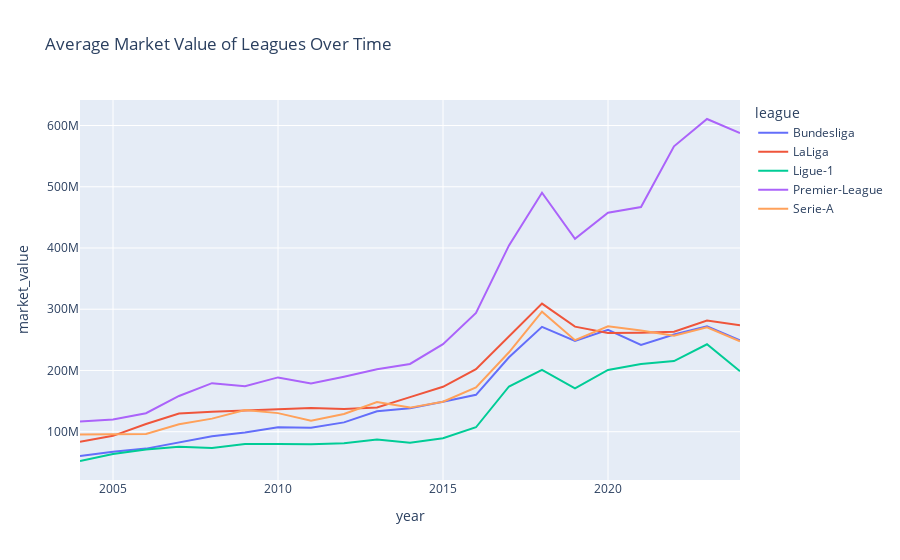
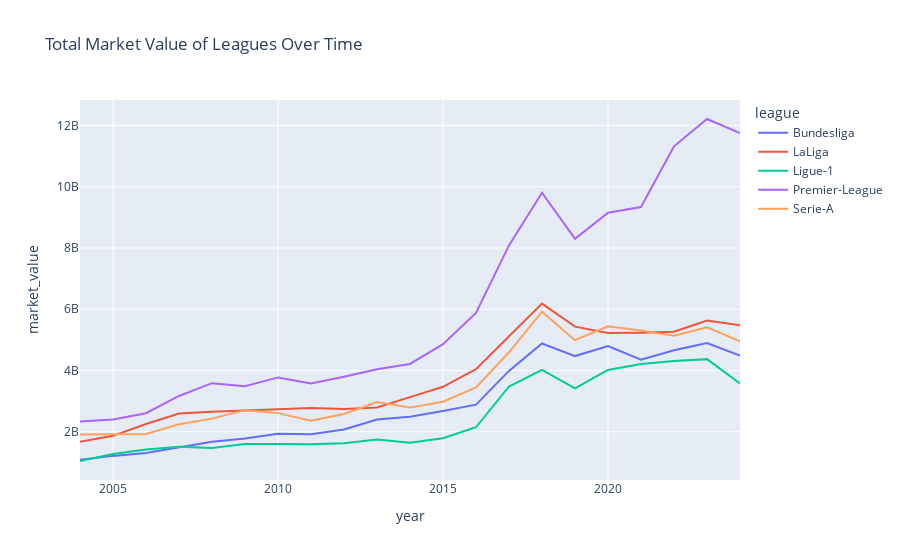
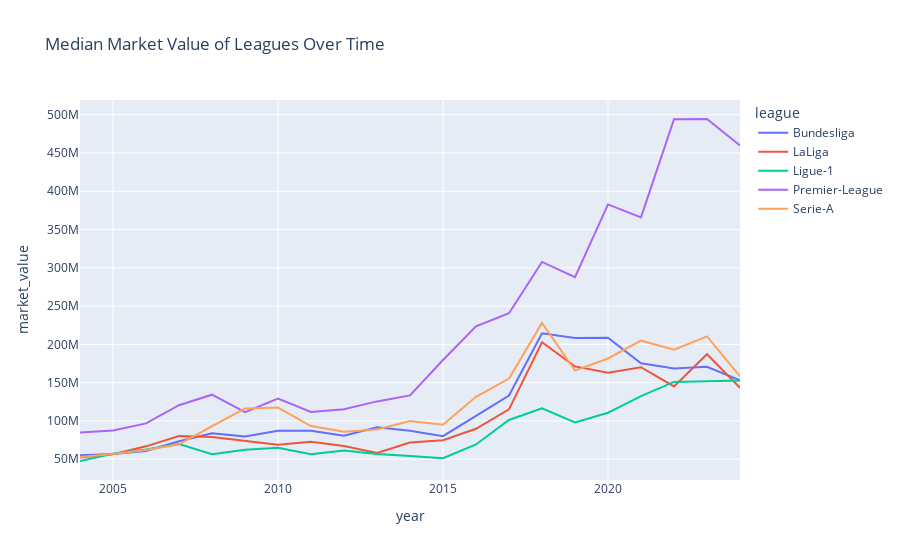

Notebook cell for these charts, in order:
### Code cell
show_financial_chart_leagues()

### Figure 1 — Plotly figure (JSON) as saved in the notebook; plotly's stock layout.template omitted (floating-point values rounded to 4 significant figures)
{"data": [{"hovertemplate": "league=Bundesliga<br>year=%{x}<br>market_value=%{y}<extra></extra>", "legendgroup": "Bundesliga", "line": {"color": "#636efa", "dash": "solid"}, "marker": {"symbol": "circle"}, "mode": "lines", "name": "Bundesliga", "orientation": "v", "showlegend": true, "type": "scatter", "x": [2004, 2005, 2006, 2007, 2008, 2009, 2010, 2011, 2012, 2013, 2014, 2015, 2016, 2017, 2018, 2019, 2020, 2021, 2022, 2023, 2024], "xaxis": "x", "y": [60290000.0, 67240000, 72370000.0, 82300000.0, 92720000.0, 98670000.0, 107400000.0, 106500000.0, 115200000.0, 133300000.0, 138400000.0, 148800000.0, 160300000.0, 221500000.0, 271240000, 248300000.0, 266400000.0, 241800000.0, 258700000.0, 272000000.0, 249100000.0], "yaxis": "y"}, {"hovertemplate": "league=LaLiga<br>year=%{x}<br>market_value=%{y}<extra></extra>", "legendgroup": "LaLiga", "line": {"color": "#EF553B", "dash": "solid"}, "marker": {"symbol": "circle"}, "mode": "lines", "name": "LaLiga", "orientation": "v", "showlegend": true, "type": "scatter", "x": [2004, 2005, 2006, 2007, 2008, 2009, 2010, 2011, 2012, 2013, 2014, 2015, 2016, 2017, 2018, 2019, 2020, 2021, 2022, 2023, 2024], "xaxis": "x", "y": [83595500, 93244000, 112515500, 129532500, 132400000.0, 134900000.0, 136787500, 138760000, 137300000.0, 139600000.0, 156400000.0, 173290000, 202200000.0, 256400000.0, 309100000.0, 271504000, 261200000.0, 261600000.0, 263200000.0, 281708000, 274011500], "yaxis": "y"}, {"hovertemplate": "league=Ligue-1<br>year=%{x}<br>market_value=%{y}<extra></extra>", "legendgroup": "Ligue-1", "line": {"color": "#00cc96", "dash": "solid"}, "marker": {"symbol": "circle"}, "mode": "lines", "name": "Ligue-1", "orientation": "v", "showlegend": true, "type": "scatter", "x": [2004, 2005, 2006, 2007, 2008, 2009, 2010, 2011, 2012, 2013, 2014, 2015, 2016, 2017, 2018, 2019, 2020, 2021, 2022, 2023, 2024], "xaxis": "x", "y": [52150000, 63723500, 70984500, 75540000, 73542500, 79720000, 79806500, 79567500, 81000000, 87258000, 81930000, 89345000, 107243000, 173800000.0, 201074000, 170743000, 200800000.0, 210419000, 215309000, 242800000.0, 198800000.0], "yaxis": "y"}, {"hovertemplate": "league=Premier-League<br>year=%{x}<br>market_value=%{y}<extra></extra>", "legendgroup": "Premier-League", "line": {"color": "#ab63fa", "dash": "solid"}, "marker": {"symbol": "circle"}, "mode": "lines", "name": "Premier-League", "orientation": "v", "showlegend": true, "type": "scatter", "x": [2004, 2005, 2006, 2007, 2008, 2009, 2010, 2011, 2012, 2013, 2014, 2015, 2016, 2017, 2018, 2019, 2020, 2021, 2022, 2023, 2024], "xaxis": "x", "y": [116586500, 120049500, 130200000.0, 158300000.0, 179300000.0, 174400000.0, 188671000, 178598000, 189742500, 201946500, 210597500, 242901500, 293923000, 404245000, 490240000, 415048000, 457645000, 466900000.0, 566000000.0, 610638500, 587621500], "yaxis": "y"}, {"hovertemplate": "league=Serie-A<br>year=%{x}<br>market_value=%{y}<extra></extra>", "legendgroup": "Serie-A", "line": {"color": "#FFA15A", "dash": "solid"}, "marker": {"symbol": "circle"}, "mode": "lines", "name": "Serie-A", "orientation": "v", "showlegend": true, "type": "scatter", "x": [2004, 2005, 2006, 2007, 2008, 2009, 2010, 2011, 2012, 2013, 2014, 2015, 2016, 2017, 2018, 2019, 2020, 2021, 2022, 2023, 2024], "xaxis": "x", "y": [95364000, 96414000, 96343000, 112019000, 121318000, 135367500, 130341500, 117900000.0, 128823000, 148343500, 139300000.0, 148875000, 172282000, 229696500, 296073500, 249451500, 272200000.0, 265100000.0, 256897500, 270398500, 247730500], "yaxis": "y"}], "layout": {"legend": {"title": {"text": "league"}, "tracegroupgap": 0}, "title": {"text": "Average Market Value of Leagues Over Time"}, "xaxis": {"anchor": "y", "domain": [0, 1], "title": {"text": "year"}}, "yaxis": {"anchor": "x", "domain": [0, 1], "title": {"text": "market_value"}}}}

### Figure 2 — Plotly figure (JSON) as saved in the notebook; plotly's stock layout.template omitted (floating-point values rounded to 4 significant figures)
{"data": [{"hovertemplate": "league=Bundesliga<br>year=%{x}<br>market_value=%{y}<extra></extra>", "legendgroup": "Bundesliga", "line": {"color": "#636efa", "dash": "solid"}, "marker": {"symbol": "circle"}, "mode": "lines", "name": "Bundesliga", "orientation": "v", "showlegend": true, "type": "scatter", "x": [2004, 2005, 2006, 2007, 2008, 2009, 2010, 2011, 2012, 2013, 2014, 2015, 2016, 2017, 2018, 2019, 2020, 2021, 2022, 2023, 2024], "xaxis": "x", "y": [1085219999, 1210320000, 1302610000, 1481350000, 1668949999, 1776030000, 1934039999, 1917690000, 2073750000, 2400170000, 2491100000, 2678110000, 2884529998, 3986579999, 4882320000, 4469590000, 4795299999, 4352509999, 4657339999, 4895700000, 4483320000], "yaxis": "y"}, {"hovertemplate": "league=LaLiga<br>year=%{x}<br>market_value=%{y}<extra></extra>", "legendgroup": "LaLiga", "line": {"color": "#EF553B", "dash": "solid"}, "marker": {"symbol": "circle"}, "mode": "lines", "name": "LaLiga", "orientation": "v", "showlegend": true, "type": "scatter", "x": [2004, 2005, 2006, 2007, 2008, 2009, 2010, 2011, 2012, 2013, 2014, 2015, 2016, 2017, 2018, 2019, 2020, 2021, 2022, 2023, 2024], "xaxis": "x", "y": [1671910000, 1864880000, 2250310000, 2590650000, 2647599999, 2697249999, 2735750000, 2775200000, 2745299999, 2791179999, 3128349999, 3465800000, 4043949999, 5128699999, 6182699999, 5430080000, 5224349999, 5232509999, 5263559998, 5634160000, 5480230000], "yaxis": "y"}, {"hovertemplate": "league=Ligue-1<br>year=%{x}<br>market_value=%{y}<extra></extra>", "legendgroup": "Ligue-1", "line": {"color": "#00cc96", "dash": "solid"}, "marker": {"symbol": "circle"}, "mode": "lines", "name": "Ligue-1", "orientation": "v", "showlegend": true, "type": "scatter", "x": [2004, 2005, 2006, 2007, 2008, 2009, 2010, 2011, 2012, 2013, 2014, 2015, 2016, 2017, 2018, 2019, 2020, 2021, 2022, 2023, 2024], "xaxis": "x", "y": [1043000000, 1274470000, 1419690000, 1510800000, 1470850000, 1594400000, 1596130000, 1591350000, 1620000000, 1745160000, 1638600000, 1786900000, 2144860000, 3476479999, 4021480000, 3414860000, 4016669999, 4208380000, 4306180000, 4369710000, 3577900000], "yaxis": "y"}, {"hovertemplate": "league=Premier-League<br>year=%{x}<br>market_value=%{y}<extra></extra>", "legendgroup": "Premier-League", "line": {"color": "#ab63fa", "dash": "solid"}, "marker": {"symbol": "circle"}, "mode": "lines", "name": "Premier-League", "orientation": "v", "showlegend": true, "type": "scatter", "x": [2004, 2005, 2006, 2007, 2008, 2009, 2010, 2011, 2012, 2013, 2014, 2015, 2016, 2017, 2018, 2019, 2020, 2021, 2022, 2023, 2024], "xaxis": "x", "y": [2331730000, 2400990000, 2604759999, 3166629999, 3585129999, 3488389999, 3773420000, 3571960000, 3794850000, 4038930000, 4211950000, 4858030000, 5878460000, 8084900000, 9804800000, 8300960000, 9152900000, 9337399999, 11320249999, 12212770000, 11752430000], "yaxis": "y"}, {"hovertemplate": "league=Serie-A<br>year=%{x}<br>market_value=%{y}<extra></extra>", "legendgroup": "Serie-A", "line": {"color": "#FFA15A", "dash": "solid"}, "marker": {"symbol": "circle"}, "mode": "lines", "name": "Serie-A", "orientation": "v", "showlegend": true, "type": "scatter", "x": [2004, 2005, 2006, 2007, 2008, 2009, 2010, 2011, 2012, 2013, 2014, 2015, 2016, 2017, 2018, 2019, 2020, 2021, 2022, 2023, 2024], "xaxis": "x", "y": [1907280000, 1928280000, 1926860000, 2240380000, 2426360000, 2707350000, 2606830000, 2358179999, 2576460000, 2966870000, 2786879999, 2977500000, 3445640000, 4593930000, 5921470000, 4989030000, 5444989999, 5302339999, 5137950000, 5407970000, 4954610000], "yaxis": "y"}], "layout": {"legend": {"title": {"text": "league"}, "tracegroupgap": 0}, "title": {"text": "Total Market Value of Leagues Over Time"}, "xaxis": {"anchor": "y", "domain": [0, 1], "title": {"text": "year"}}, "yaxis": {"anchor": "x", "domain": [0, 1], "title": {"text": "market_value"}}}}

### Figure 3 — Plotly figure (JSON) as saved in the notebook; plotly's stock layout.template omitted (floating-point values rounded to 4 significant figures)
{"data": [{"hovertemplate": "league=Bundesliga<br>year=%{x}<br>market_value=%{y}<extra></extra>", "legendgroup": "Bundesliga", "line": {"color": "#636efa", "dash": "solid"}, "marker": {"symbol": "circle"}, "mode": "lines", "name": "Bundesliga", "orientation": "v", "showlegend": true, "type": "scatter", "x": [2004, 2005, 2006, 2007, 2008, 2009, 2010, 2011, 2012, 2013, 2014, 2015, 2016, 2017, 2018, 2019, 2020, 2021, 2022, 2023, 2024], "xaxis": "x", "y": [55115000, 56755000, 60675000, 73400000, 83875000, 79740000, 87265000, 87100000, 80700000, 91800000, 87050000, 80055000, 106440000, 133100000.0, 214465000, 208290000, 208700000, 175290000, 168375000, 170615000, 152925000], "yaxis": "y"}, {"hovertemplate": "league=LaLiga<br>year=%{x}<br>market_value=%{y}<extra></extra>", "legendgroup": "LaLiga", "line": {"color": "#EF553B", "dash": "solid"}, "marker": {"symbol": "circle"}, "mode": "lines", "name": "LaLiga", "orientation": "v", "showlegend": true, "type": "scatter", "x": [2004, 2005, 2006, 2007, 2008, 2009, 2010, 2011, 2012, 2013, 2014, 2015, 2016, 2017, 2018, 2019, 2020, 2021, 2022, 2023, 2024], "xaxis": "x", "y": [52090000, 56405000, 66750000, 80350000, 78800000, 73450000, 68875000, 72825000, 67250000, 58040000, 71625000, 74725000, 89700000, 115025000, 202675000, 171225000, 162975000, 170140000, 144975000, 187090000, 143350000], "yaxis": "y"}, {"hovertemplate": "league=Ligue-1<br>year=%{x}<br>market_value=%{y}<extra></extra>", "legendgroup": "Ligue-1", "line": {"color": "#00cc96", "dash": "solid"}, "marker": {"symbol": "circle"}, "mode": "lines", "name": "Ligue-1", "orientation": "v", "showlegend": true, "type": "scatter", "x": [2004, 2005, 2006, 2007, 2008, 2009, 2010, 2011, 2012, 2013, 2014, 2015, 2016, 2017, 2018, 2019, 2020, 2021, 2022, 2023, 2024], "xaxis": "x", "y": [47600000, 56950000, 62690000, 69675000, 56475000, 62400000, 64825000, 56425000, 61450000, 56625000, 54100000, 51225000, 69200000, 101225000, 116375000, 97980000, 110650000, 132325000, 150975000, 151640000, 152650000], "yaxis": "y"}, {"hovertemplate": "league=Premier-League<br>year=%{x}<br>market_value=%{y}<extra></extra>", "legendgroup": "Premier-League", "line": {"color": "#ab63fa", "dash": "solid"}, "marker": {"symbol": "circle"}, "mode": "lines", "name": "Premier-League", "orientation": "v", "showlegend": true, "type": "scatter", "x": [2004, 2005, 2006, 2007, 2008, 2009, 2010, 2011, 2012, 2013, 2014, 2015, 2016, 2017, 2018, 2019, 2020, 2021, 2022, 2023, 2024], "xaxis": "x", "y": [84830000, 87565000, 96700000, 120450000, 134225000, 111465000, 129115000, 111750000, 115275000, 125465000, 133325000, 179550000, 223540000, 240665000, 307700000, 287890000, 382800000, 365925000, 494225000, 494425000, 459750000], "yaxis": "y"}, {"hovertemplate": "league=Serie-A<br>year=%{x}<br>market_value=%{y}<extra></extra>", "legendgroup": "Serie-A", "line": {"color": "#FFA15A", "dash": "solid"}, "marker": {"symbol": "circle"}, "mode": "lines", "name": "Serie-A", "orientation": "v", "showlegend": true, "type": "scatter", "x": [2004, 2005, 2006, 2007, 2008, 2009, 2010, 2011, 2012, 2013, 2014, 2015, 2016, 2017, 2018, 2019, 2020, 2021, 2022, 2023, 2024], "xaxis": "x", "y": [52950000, 56715000, 61940000, 69475000, 93000000, 116325000, 117380000, 93325000, 85855000, 88815000, 99890000, 95000000, 131415000, 155330000, 227990000, 165690000, 181555000, 204800000, 193025000, 210425000, 158215000], "yaxis": "y"}], "layout": {"legend": {"title": {"text": "league"}, "tracegroupgap": 0}, "title": {"text": "Median Market Value of Leagues Over Time"}, "xaxis": {"anchor": "y", "domain": [0, 1], "title": {"text": "year"}}, "yaxis": {"anchor": "x", "domain": [0, 1], "title": {"text": "market_value"}}}}
